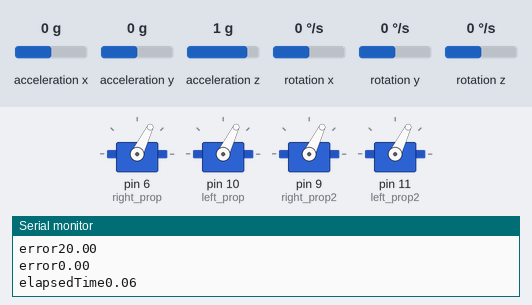
This sketch was run on a simulated Arduino Uno, built with avr-gcc and run on an emulated ATmega328P. Parts: 4 × servo, the last lines printed to the serial monitor. Wiring (inferred from the names in the program): MPU-6050 motion sensor at I2C address 0x68. The inputs (shaded band) are chosen by the test bench; at power-on: acceleration x 0 g, rotation x 0 °/s, rotation y 0 °/s, acceleration y 0 g, acceleration z 1 g, rotation z 0 °/s.

Above: at 15.5 s.
15.6 s: acceleration x set to 1.4 g
At 18.12 s:
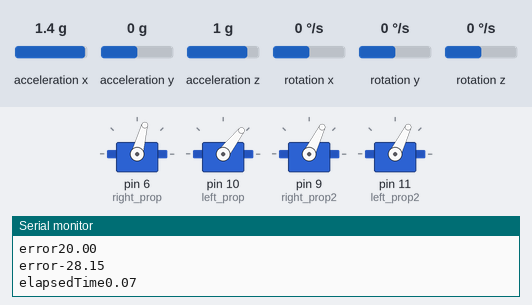
18.6 s: rotation x set to 100 °/s
At 19.4 s:
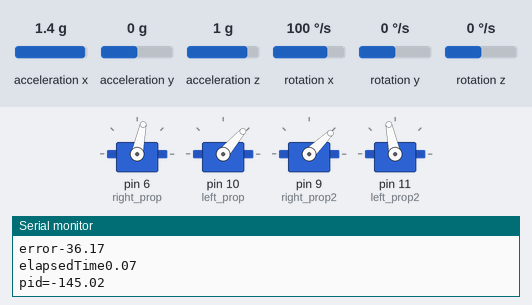
21.6 s: rotation y set to -100 °/s
24.6 s: rotation x set to -192 °/s
At 27.4 s:
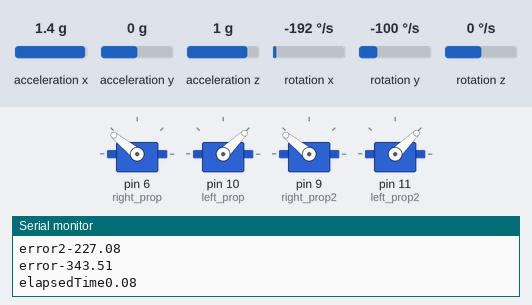
27.6 s: rotation y set to 0 °/s
30.6 s: rotation x set to 1 °/s
At 34.74 s:
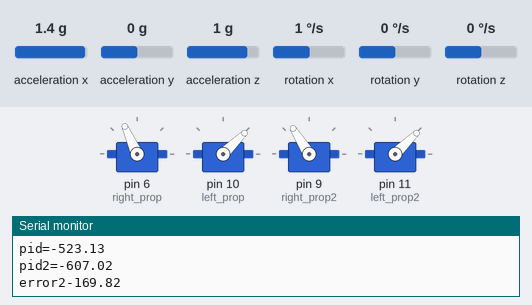
Timing chart, 0 to 36.5 s (numbered marks = the images above; inputs shaded):
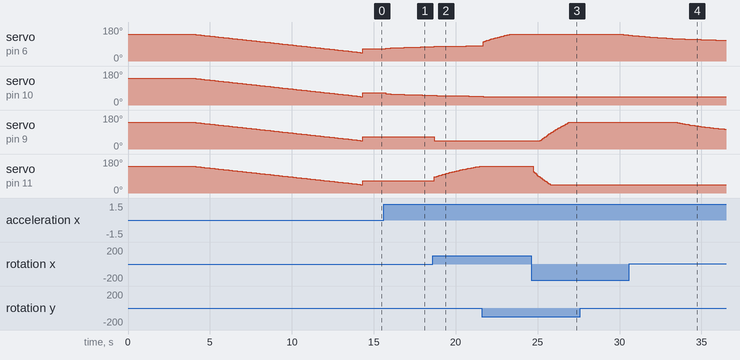

The sketch:

PID_balance_arduino.ino
```cpp
#include <Wire.h>
#include <Servo.h>
void recordAccelRegisters();
void recordGyroRegisters();
Servo right_prop;
Servo left_prop;
Servo right_prop2;
Servo left_prop2;
/*MPU-6050 gives you 16 bits data so you have to create some 16int constants
 * to store the data for accelerations and gyro*/
#define A 0.962
#define dt 0.020

int calx,caly;
int16_t Acc_rawX, Acc_rawY, Acc_rawZ,Gyr_rawX, Gyr_rawY, Gyr_rawZ;
 double accel_x_cal,accel_y_cal,accel_z_cal;
double accelX, accelY, accelZ;

float rollangle,pitchangle;
float roll,pitch,yaw;

double gyroX, gyroY, gyroZ;
double gyro_x_cal,gyro_y_cal,gyro_z_cal;


float Acceleration_angle[2];
float Gyro_angle[2];
float Total_angle[2];


float elapsedTime, time, timePrev;
float rad_to_deg = 180/3.141592654;

float PID, pwmLeft, pwmRight, error, previous_error;
float PID2, pwmLeft2, pwmRight2, error2, previous_error2;
float pid_p=0;
float pid_i=0;
float pid_d=0;
float pid_p2=0;
float pid_i2=0;
float pid_d2=0;
/////////////////PID CONSTANTS/////////////////
double kp=3.55;//3.55
double ki=0.005;//0.003
double kd=2.05;//2.05
///////////////////////////////////////////////

double throttle=1200; //initial value of throttle to the motors
float desired_angle = 0; //This is the angle in which we whant the
                         //balance to stay steady


void setup() {
  Wire.begin(); //begin the wire comunication
  Wire.beginTransmission(0x68);
  Wire.write(0x6B);
  Wire.write(0);
  Wire.endTransmission(true);
    Serial.println("Calibrating Accelerometer......");
  for(int calx=1;calx<=2000;calx++)
  {
     recordAccelRegisters();
     accel_x_cal += accelX;
     accel_y_cal += accelY;
     accel_z_cal += accelZ;
  }
  Serial.println("Calibrating Gyroscope......");
  for(int caly=1;caly<=2000;caly++)
  {
    recordGyroRegisters();
    gyro_x_cal += gyroX;
    gyro_y_cal += gyroY;
    gyro_z_cal += gyroZ;
  }
  Serial.println("Calibration Done..!!!");
  gyro_x_cal /= 2000;
  gyro_y_cal /= 2000;
  gyro_z_cal /= 2000;

   gyro_x_cal /= 2000;
  gyro_y_cal /= 2000;
  gyro_z_cal /= 2000;

  Serial.begin(9600);
  right_prop.attach(6); //attatch the right motor to pin 3
  left_prop.attach(10);  //attatch the left motor to pin 5
right_prop2.attach(9); //attatch the right motor to pin 3
  left_prop2.attach(11);
  time = millis(); //Start counting time in milliseconds

for(int i=2000;i>999;i--)
  {
  right_prop.writeMicroseconds(i);
  right_prop2.writeMicroseconds(i);
  left_prop.writeMicroseconds(i);
  left_prop2.writeMicroseconds(i);
  delay(10);
 }
}//end of setup void

void loop() {

/////////////////////////////I M U/////////////////////////////////////
    timePrev = time;  // the previous time is stored before the actual time read
    time = millis();  // actual time read
    elapsedTime = (time - timePrev) / 1000;
     Wire.beginTransmission(0x68);
     Wire.write(0x3B); //Ask for the 0x3B register- correspond to AcX
     Wire.endTransmission(false);
     Wire.requestFrom(0x68,6,true);

     Acc_rawX=Wire.read()<<8|Wire.read(); //each value needs two registres
     Acc_rawY=Wire.read()<<8|Wire.read();
     Acc_rawZ=Wire.read()<<8|Wire.read();


     Acceleration_angle[0] = atan((Acc_rawY/16384.0)/sqrt(pow((Acc_rawX/16384.0),2) + pow((Acc_rawZ/16384.0),2)))*rad_to_deg;
     /*---Y---*/
     Acceleration_angle[1] = atan(-1*(Acc_rawX/16384.0)/sqrt(pow((Acc_rawY/16384.0),2) + pow((Acc_rawZ/16384.0),2)))*rad_to_deg;


   Wire.beginTransmission(0x68);
   Wire.write(0x43); //Gyro data first adress
   Wire.endTransmission(false);
   Wire.requestFrom(0x68,4,true); //Just 4 registers

   Gyr_rawX=Wire.read()<<8|Wire.read(); //Once again we shif and sum
   Gyr_rawY=Wire.read()<<8|Wire.read();

   /*Now in order to obtain the gyro data in degrees/seconda we have to divide first
   the raw value by 131 because that's the value that the datasheet gives us*/

   /*---X---*/
   Gyro_angle[0] = Gyr_rawX/131.0;
   /*---Y---*/
   Gyro_angle[1] = Gyr_rawY/131.0;

   /*---X axis angle---*/
   Total_angle[0] = 0.98 *(Total_angle[0] + Gyro_angle[0]*elapsedTime) + 0.02*Acceleration_angle[0];
   /*---Y axis angle---*/
   Total_angle[1] = 0.98 *(Total_angle[1] + Gyro_angle[1]*elapsedTime) + 0.02*Acceleration_angle[1];
error = Total_angle[1] - desired_angle;

pid_p = kp*error;

if(-3 <error <3)
{
  pid_i = pid_i+(ki*error);
}

pid_d = kd*((error - previous_error)/elapsedTime);

/*The final PID values is the sum of each of this 3 parts*/
PID = pid_p + pid_i + pid_d;
if(PID < -1000)
{
  PID=-1000;
}
if(PID > 1000)
{
  PID=1000;
}
pwmLeft = throttle + PID;
pwmRight = throttle - PID;
//Right
if(pwmRight < 1000)
{
  pwmRight= 1000;
}
if(pwmRight > 2000)
{
  pwmRight=2000;
}
//Left
if(pwmLeft < 1000)
{
  pwmLeft= 1000;
}
if(pwmLeft > 2000)
{
  pwmLeft=2000;
}
previous_error = error; //Remember to store the previous error.

error2 = Total_angle[0] - desired_angle;

pid_p2 = kp*error2;

if(-3 <error2 <3)
{
  pid_i2 = pid_i2+(ki*error2);
}
pid_d2 = kd*((error2-previous_error2)/elapsedTime);

/*The final PID values is the sum of each of this 3 parts*/
PID2 = pid_p2 + pid_i2 + pid_d2;

if(PID2 < -1000)
{
  PID2=-1000;
}
if(PID2 > 1000)
{
  PID2=1000;
}
pwmLeft2 = throttle + PID2;
pwmRight2 = throttle - PID2;
//Right
if(pwmRight2 < 1000)
{
  pwmRight2= 1000;
}
if(pwmRight2 > 2000)
{
  pwmRight2=2000;
}
//Left
if(pwmLeft2 < 1000)
{
  pwmLeft2= 1000;
}
if(pwmLeft2 > 2000)
{
  pwmLeft2=2000;
}
Serial.print("error2");
Serial.println(error2);
Serial.print("error");
Serial.println(error);
Serial.print("elapsedTime");
Serial.println(elapsedTime);
Serial.print("pid=");
Serial.println(PID);
Serial.print("pid2=");
Serial.println(PID2);

/*Serial.print("pwmLeft");
Serial.println(pwmLeft);
Serial.print("pwmLeft2");
Serial.println(pwmLeft2);
Serial.print("pwmRight");
Serial.println(pwmRight);
Serial.print("pwmRight2");
Serial.println(pwmRight2);
*/
left_prop2.writeMicroseconds(pwmLeft2);
right_prop2.writeMicroseconds(pwmRight2);
left_prop.writeMicroseconds(pwmLeft);
right_prop.writeMicroseconds(pwmRight);
previous_error2 = error2; //Remember to store the previous error.

}
void recordAccelRegisters() {
  Wire.beginTransmission(0b1101000); //I2C address of the MPU
  Wire.write(0x3B); //Starting register for Accel Readings
  Wire.endTransmission();
  Wire.requestFrom(0b1101000,6); //Request Accel Registers (3B - 40)
  while(Wire.available() < 6);
  accelX = Wire.read()<<8|Wire.read();
  if(calx == 2000)accelX -= accel_x_cal;
  accelY = Wire.read()<<8|Wire.read();
  if(calx == 2000)accelY -= accel_y_cal;
  accelZ = Wire.read()<<8|Wire.read();
  if(calx == 2000)accelZ -= accel_z_cal;

}


void recordGyroRegisters() {
  Wire.beginTransmission(0b1101000); //I2C address of the MPU
  Wire.write(0x43); //Starting register for Gyro Readings
  Wire.endTransmission();
  Wire.requestFrom(0b1101000,6); //Request Gyro Registers (43 - 48)
  while(Wire.available() < 6);
  gyroX = Wire.read()<<8|Wire.read();
  if(caly == 2000)gyroX -= gyro_x_cal;
  gyroY = Wire.read()<<8|Wire.read();
  if(caly == 2000)gyroY -= gyro_y_cal;
  gyroZ = Wire.read()<<8|Wire.read();
  if(caly == 2000)gyroZ -= gyro_z_cal;

}
```

Measured:
- after the input at 15.6 s, servo on pin 6 (right_prop): moves from 64° to 76° over 2.6 s, starting after 0.12 s; servo on pin 10 (left_prop): moves from 64° to 51° over 2.6 s, starting after 0.12 s
- after the input at 18.6 s, servo on pin 9 (right_prop2): 64° → 44° after 0.11 s; servo on pin 11 (left_prop2): moves from 64° to 141° over 2.8 s, starting after 0.11 s
- after the input at 24.6 s, servo on pin 9 (right_prop2): moves from 44° to 141° over 1.7 s, starting after 0.57 s; servo on pin 11 (left_prop2): moves from 141° to 44° over 1.0 s, starting after 0.12 s
- after the input at 27.6 s, servo on pin 6 (right_prop): 141° → 140° after 2.6 s, → 139° 0.15 s later, → 138° 0.08 s later, → 137° 0.08 s later
- after the input at 30.6 s, servo on pin 9 (right_prop2): moves from 141° to 104° over 2.9 s, starting after 2.9 s
